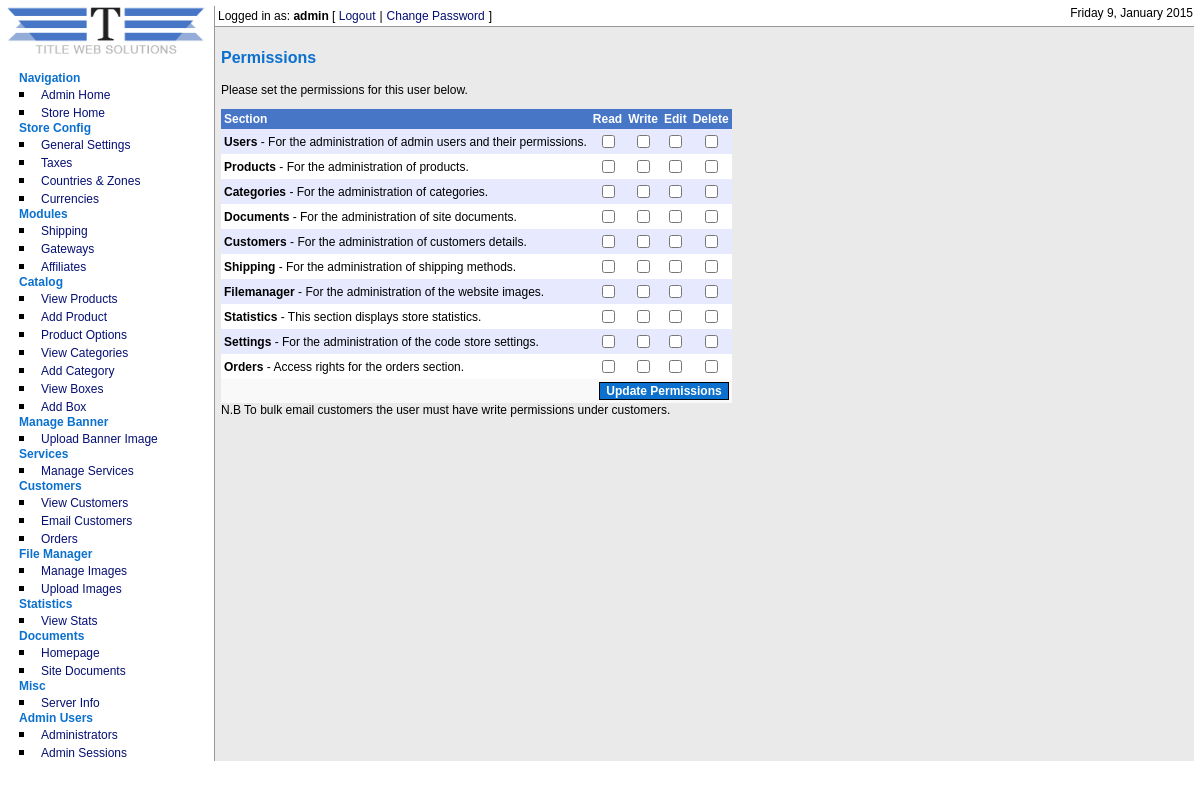
The app's page /admin/adminusers/permissions.php (signed in) with its own data.
### tables this page shows
CREATE TABLE IF NOT EXISTS `cubecart_admin_users` (
  `adminId` int(11) NOT NULL AUTO_INCREMENT,
  `name` varchar(255) NOT NULL DEFAULT '',
  `username` varchar(255) NOT NULL DEFAULT '',
  `password` varchar(32) NOT NULL DEFAULT '',
  `email` varchar(255) NOT NULL DEFAULT '',
  `noLogins` int(11) NOT NULL DEFAULT '0',
  `isSuper` int(11) NOT NULL DEFAULT '0',
  `notes` text,
  `failLevel` int(1) NOT NULL DEFAULT '0',
  `blockTime` int(10) NOT NULL DEFAULT '0',
  `lastTime` int(10) NOT NULL DEFAULT '0',
  KEY `adminId` (`adminId`)
);

CREATE TABLE IF NOT EXISTS `cubecart_admin_sections` (
  `sectId` int(11) NOT NULL AUTO_INCREMENT,
  `name` varchar(255) NOT NULL DEFAULT '',
  `description` text NOT NULL,
  KEY `sectId` (`sectId`)
);

### admin/adminusers/permissions.php (the view, shortened to what the rows shown need)
<?php
include("../../includes/global.inc.php");
require_once("../../classes/db.inc.php");
$db = new db();
include_once("../../includes/functions.inc.php");
$config = fetchDbConfig("config");
include_once("../../language/".$config['defaultLang']."/lang.inc.php");
include("../includes/auth.inc.php");
include("../includes/header.inc.php");
?>
<form action="<?php echo currentPage(); ?>" method="post" enctype="multipart/form-data" target="_self">
<table  border="0" cellspacing="0" cellpadding="3" class="mainTable">
<?php
$sectionsQuery = "SELECT * FROM ".$glob['dbprefix']."CubeCart_admin_sections";
$sectionsResult = $db->select($sectionsQuery);
if($sectionsResult == TRUE) {
	for($i=0; $i<count($sectionsResult); $i++) {
	$permissionsQuery =  "SELECT * FROM ".$glob['dbprefix']."CubeCart_admin_permissions WHERE adminId = ".$db->mySQLSafe($_GET['adminId'])." AND sectId = ".$db->mySQLSafe($sectionsResult[$i]['sectId']);
	$permissionsResult = $db->select($permissionsQuery);
	$cellColor = cellColor($i);
?>
  <tr>
  	<td class="<?php echo $cellColor; ?>"><span class="copyText"><strong><?php echo ucfirst($sectionsResult[$i]['name']); ?></strong> - <?php echo $sectionsResult[$i]['description']; ?></span></td>
    <td align="center" valign="middle" class="<?php echo $cellColor; ?>"><input name="read<?php echo $i; ?>" type="checkbox" value="1" <?php if($permissionsResult[0]['read']==1) { echo "checked='checked'"; } ?> /></td>
    <td align="center" valign="middle" class="<?php echo $cellColor; ?>"><input name="write<?php echo $i; ?>" type="checkbox" value="1" <?php if($permissionsResult[0]['write']==1) { echo "checked='checked'"; } ?> /></td>
    <td align="center" valign="middle" class="<?php echo $cellColor; ?>"><input name="edit<?php echo $i; ?>" type="checkbox" value="1" <?php if($permissionsResult[0]['edit']==1) { echo "checked='checked'"; } ?> /></td>
	    <td align="center" valign="middle" class="<?php echo $cellColor; ?>"><input name="delete<?php echo $i; ?>" type="checkbox" value="1" <?php if($permissionsResult[0]['delete']==1) { echo "checked='checked'"; } ?> /></td>
  </tr>
	<?php } ?>
<?php } ?>
</table>
</form>
<?php include("../includes/footer.inc.php"); ?>

### admin/includes/header.inc.php (shortened to what the rows shown need)
<!DOCTYPE HTML PUBLIC "-//W3C//DTD XHTML 1.0 Transitional//EN" "http://www.w3.org/TR/xhtml1/DTD/xhtml1-transitional.dtd">
<html xmlns="http://www.w3.org/1999/xhtml">
<head>
<link href="<?php echo $GLOBALS['rootRel']; ?>admin/styles/style.css" rel="stylesheet" type="text/css" />
</head>
<body>
<?php
if(isset($_SESSION['ccAdmin']) && strpos(dirname($_SERVER['PHP_SELF']), $_SESSION['ccAdminPath']) == 0){ ?>
<table width="100%" border="0" cellspacing="0" cellpadding="0">
  <tr>
    <td valign="top" width="180" rowspan="3" class="tdNav">
<?php include($GLOBALS['rootDir']."/admin/includes/navigation.inc.php"); ?>
	</td>
  </tr>
  <tr>
  <td valign="top" class="tdContent">
<div id="topBar">
<div id="loginBar">
	<span class="txtLogin"><?php echo $lang['admin']['incs']['logged_in_as'];?> <strong><?php echo $ccAdminData[0]['username']; ?></strong> [ </span><a href="<?php echo $GLOBALS['rootRel']; ?>admin/logout.php" class="txtLink"><?php echo $lang['admin']['incs']['logout'];?></a> <span class="txtLogin">|</span> <a href="<?php echo $GLOBALS['rootRel'];?>admin/adminusers/changePass.php" class="txtLink"><?php echo $lang['admin']['incs']['change_pass'];?></a> <span class="txtLogin">]</span>
</div>
<div id="dateBar">
	<span class="txtLogin"><?php echo formatTime(time(),$strftime); ?></span>
</div>
</div>
<div id="contentPad">
<?php } ?>

### records on screen
cubecart_admin_users: username "admin"
cubecart_admin_sections: name "Users", description "For the administration of admin users and their permissions."
cubecart_admin_sections: name "Products", description "For the administration of products."
cubecart_admin_sections: name "Categories", description "For the administration of categories."
cubecart_admin_sections: name "Documents", description "For the administration of site documents."
cubecart_admin_sections: name "Customers", description "For the administration of customers details."
cubecart_admin_sections: name "Shipping", description "For the administration of shipping methods."
cubecart_admin_sections: name "Filemanager", description "For the administration of the website images."
cubecart_admin_sections: name "Statistics", description "This section displays store statistics."
cubecart_admin_sections: name "Settings", description "For the administration of the code store settings."
cubecart_admin_sections: name "Orders", description "Access rights for the orders section."

### other values on screen
$lang['admin']['nav']['navigation'] "Navigation"
$lang['admin']['nav']['admin_home'] "Admin Home"
$lang['admin']['nav']['store_home'] "Store Home"
$lang['admin']['nav']['store_config'] "Store Config"
$lang['admin']['nav']['gen_settings'] "General Settings"
$lang['admin']['nav']['taxes'] "Taxes"
$lang['admin']['nav']['countries_zones'] "Countries & Zones"
$lang['admin']['nav']['currencies'] "Currencies"
$lang['admin']['nav']['modules'] "Modules"
$lang['admin']['nav']['shipping'] "Shipping"
$lang['admin']['nav']['gateways'] "Gateways"
$lang['admin']['nav']['affiliates'] "Affiliates"
$lang['admin']['nav']['catalog'] "Catalog"
$lang['admin']['nav']['view_products'] "View Products"
$lang['admin']['nav']['add_product'] "Add Product"
